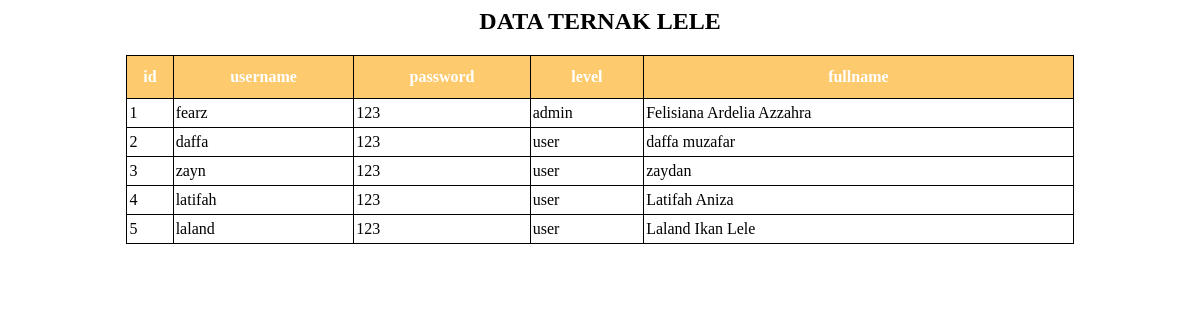
The page / on the database its author committed.
### tables this page shows
CREATE TABLE `tabel_kelas` (
  `id` int(50) NOT NULL,
  `username` varchar(50) NOT NULL,
  `password` varchar(50) NOT NULL,
  `level` varchar(50) NOT NULL,
  `fullname` varchar(50) NOT NULL
);

### index.php (the view, shortened to what this page needs)
<html>
<head>
  <link rel="stylesheet" type="text/css" href="salon.css">
</head>
<body>
  <div class="container">
  	<h2><center>DATA TERNAK LELE</center></h2>
  	<table class="tabel" align="center">
  <tr>
  	<th>id</th>
  	<th>username</th>
  	<th>password</th>
  	<th>level</th>
  	<th>fullname</th>
  </tr>
  </div>
  <?php
  include('koneksi.php');
  $sql_tampil ="SELECT * FROM tabel_kelas ";
  $peserta=mysqli_query($conn,$sql_tampil);
  while($baris_data=mysqli_fetch_array($peserta,MYSQLI_ASSOC)){
  	echo'
  	</tr>
  		<td>'.$baris_data['id'].'</td>
  		<td>'.$baris_data['username'].'</td>
  		<td>'.$baris_data['password'].'</td>
  		<td>'.$baris_data['level'].'</td>
  		<td>'.$baris_data['fullname'].'</td>
  	</tr>';
  }
  ?>
</body>
</html>

### salon.css (style rules this page uses)
table { border-collapse: collapse; width: 80%; }
table th { border: 1px solid #000; padding: 2px; padding-top: 12px; padding-bottom: 12px; text-align: left; background-color: #fdcb6e ; color: white; text-align: center; }
table td { border: 1px solid #000; padding: 2px; padding-top: 5px; padding-bottom: 5px; text-align: left; color: black; }

### rows shown on the page
tabel_kelas: id "1", username "fearz", password "123", level "admin", fullname "Felisiana Ardelia Azzahra"
tabel_kelas: id "2", username "daffa", password "123", level "user", fullname "daffa muzafar"
tabel_kelas: id "3", username "zayn", password "123", level "user", fullname "zaydan"
tabel_kelas: id "4", username "latifah", password "123", level "user", fullname "Latifah Aniza"
tabel_kelas: id "5", username "laland", password "123", level "user", fullname "Laland Ikan Lele"
